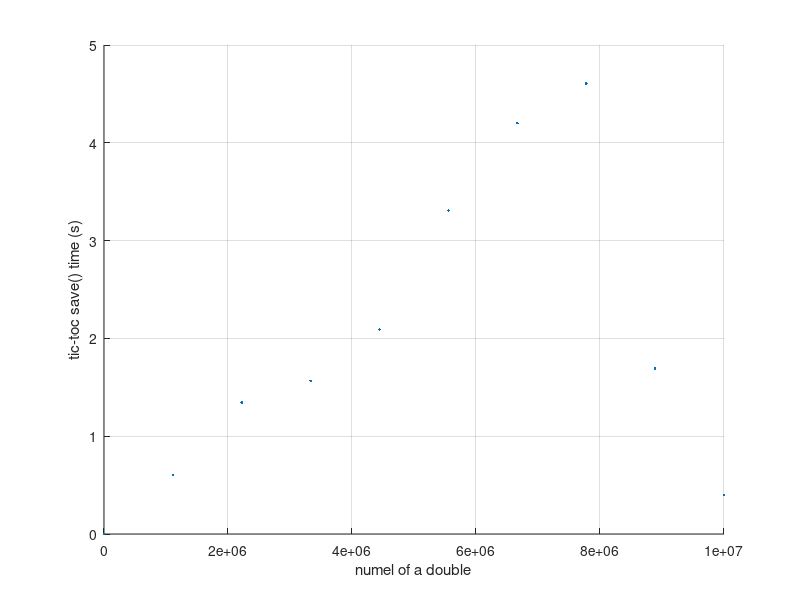

This figure's MATLAB source:
function benchWriteMatFiles
% Time how .mat file overwriting time depends on double variable size.
%
% With Matlab 7.11.0.584 (R2010b) on a MACI64, overwrite time was quite
% linear.  This is not surprising.
%
% With MATLAB 7.8.0.347 (R2009a) on a MACI (32 bit), overwrite time was
% quite linear, as well.

filename = 'benchMat.mat';
d = [];
save(filename, 'd');

sizes = floor(linspace(0, 1e7, 10));
n = numel(sizes);
times = zeros(1,n);
for ii = [1 1:n]
    clear('d');
    d = zeros(1,sizes(ii));
    tic;
    save(filename, 'd', '-append');
    times(ii) = toc;
    sizes(ii) = numel(d);
end

f = figure(543);
clf(f)
ax = axes( ...
    'Parent', f, ...
    'XLim', [min(sizes)-1, max(sizes) + 1], ...
    'XGrid', 'on', ...
    'YGrid', 'on');
xlabel(ax, 'numel of a double');
ylabel(ax, 'tic-toc save() time (s)');
line(sizes, times, ...
    'Parent', ax, ...
    'LineStyle', 'none', ...
    'Marker', '.');

delete(filename)